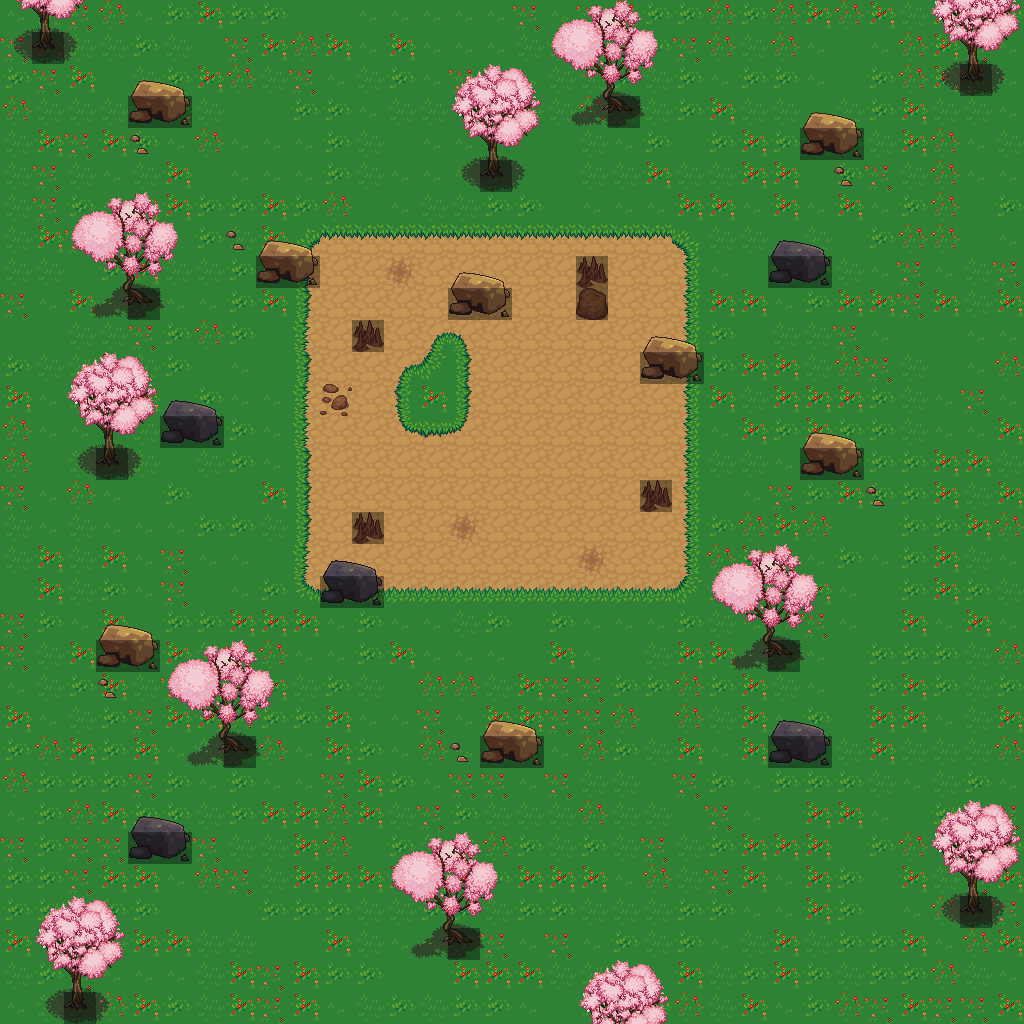

This game map was drawn from its Tiled (.tmx) file and the tilesets committed beside it. A one-line description and the trimmed map source follow:
An orthogonal 32x32 tile map with 32x32 px tiles, 4 tile layers (background, background, foreground, collisions), 3 tilesets and 4 objects (4x teleport).

<map version="1.0" orientation="orthogonal" width="32" height="32" tilewidth="32" tileheight="32">
 <tileset firstgid="1" name="town" tilewidth="32" tileheight="32">
  <image source="../images/fantasy/outside/town.png" width="864" height="2112" />
 </tileset>
 <tileset firstgid="1783" name="cherry_blossom_trees" tilewidth="32" tileheight="32">
  <image source="../images/fantasy/outside/cherry_blossom_trees.png" width="224" height="128" />
 </tileset>
 <tileset firstgid="1811" name="tiled_collision" tilewidth="32" tileheight="32">
  <image source="../images/tiled_collision.png" width="480" height="32" />
 </tileset>
 <layer name="background" width="32" height="32">
  <data>[1024 cells, 1024 non-empty, 24 distinct tile ids]</data>
 </layer>
 <layer name="background" width="32" height="32">
  <data>[1024 cells, 79 non-empty, 16 distinct tile ids]</data>
 </layer>
 <layer name="foreground" width="32" height="32">
  <data>[1024 cells, 137 non-empty, 25 distinct tile ids]</data>
 </layer>
 <layer name="collisions" width="32" height="32">
  <data>[1024 cells, 42 non-empty, 1 distinct tile ids]</data>
 </layer>
 <objectgroup name="event" width="32" height="32">
  <object name="To Fields7" type="teleport" x="1003" y="7" width="17" height="1017">
   <properties>
    <property name="warp" value="fields7,50,500" />
   </properties>
  </object>
  <object name="To Fields7" type="teleport" x="-3" y="3" width="1035" height="17">
   <properties>
    <property name="warp" value="fields7,500,950" />
   </properties>
  </object>
  <object name="To Fields6" type="teleport" x="-20" y="1002" width="1035" height="17">
   <properties>
    <property name="warp" value="fields6,50,500" />
   </properties>
  </object>
  <object name="To Fields2" type="teleport" x="2" y="-2" width="17" height="1017">
   <properties>
    <property name="warp" value="fields2,50,500" />
   </properties>
  </object>
 </objectgroup>
</map>
